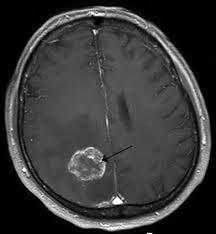
%> input picture 2.jpg, 216 x 234 px
$ octave --eval "result = show_tumor(imread('2.jpg'));"   (GNU Octave 9; MATLAB toolbox functions it lacks are replaced by stand-ins)
%> lines starting %> are read from the running program, lines starting %| are printed output that depends on the picture; in (x1, y1, x2, y2) boxes, pixels count from 0 and x2, y2 are one past the last pixel; in counts of white or black regions, pixels touching at a corner belong together; the program's own positions count from 1
### anisodiff.m
function diff_im = anisodiff(im, num_iter, delta_t, kappa, option)
fprintf('Removing noise\n');


fprintf('Filtering Completed !!');

% Convert input image to double.
im = double(im);

% PDE (partial differential equation) initial condition.
diff_im = im;

% Center pixel distances.
dx = 1;
dy = 1;
dd = sqrt(2);

% 2D convolution masks - finite differences.
hN = [0 1 0; 0 -1 0; 0 0 0];
hS = [0 0 0; 0 -1 0; 0 1 0];
hE = [0 0 0; 0 -1 1; 0 0 0];
hW = [0 0 0; 1 -1 0; 0 0 0];
hNE = [0 0 1; 0 -1 0; 0 0 0];
hSE = [0 0 0; 0 -1 0; 0 0 1];
hSW = [0 0 0; 0 -1 0; 1 0 0];
hNW = [1 0 0; 0 -1 0; 0 0 0];

% Anisotropic diffusion.
for t = 1:num_iter

        % Finite differences. [imfilter(.,.,'conv') can be replaced by conv2(.,.,'same')]
        nablaN = imfilter(diff_im,hN,'conv');
        nablaS = imfilter(diff_im,hS,'conv');
        nablaW = imfilter(diff_im,hW,'conv');
        nablaE = imfilter(diff_im,hE,'conv');
        nablaNE = imfilter(diff_im,hNE,'conv');
        nablaSE = imfilter(diff_im,hSE,'conv');
        nablaSW = imfilter(diff_im,hSW,'conv');
        nablaNW = imfilter(diff_im,hNW,'conv');

        % Diffusion function.
        if option == 1
            cN = exp(-(nablaN/kappa).^2);
            cS = exp(-(nablaS/kappa).^2);
            cW = exp(-(nablaW/kappa).^2);
            cE = exp(-(nablaE/kappa).^2);
            cNE = exp(-(nablaNE/kappa).^2);
            cSE = exp(-(nablaSE/kappa).^2);
            cSW = exp(-(nablaSW/kappa).^2);
            cNW = exp(-(nablaNW/kappa).^2);
        elseif option == 2
            cN = 1./(1 + (nablaN/kappa).^2);
            cS = 1./(1 + (nablaS/kappa).^2);
            cW = 1./(1 + (nablaW/kappa).^2);
            cE = 1./(1 + (nablaE/kappa).^2);
            cNE = 1./(1 + (nablaNE/kappa).^2);
            cSE = 1./(1 + (nablaSE/kappa).^2);
            cSW = 1./(1 + (nablaSW/kappa).^2);
            cNW = 1./(1 + (nablaNW/kappa).^2);
        end

        % Discrete PDE solution.
        diff_im = diff_im + delta_t*((1/(dy^2))*cN.*nablaN + (1/(dy^2))*cS.*nablaS +(1/(dx^2))*cW.*nablaW + (1/(dx^2))*cE.*nablaE +(1/(dd^2))*cNE.*nablaNE + (1/(dd^2))*cSE.*nablaSE +(1/(dd^2))*cSW.*nablaSW + (1/(dd^2))*cNW.*nablaNW );
          % imshow(diff_im);


end

### show_tumor.m
function image = show_tumor( I )

im1 = I;
%> im1 is the input picture: size 234x216x3 uint8; min 0, max 255, mean 57.8
I=im1;
I = imresize(I,[200,200]);
I= rgb2gray(I);
%> I: size 200x200 uint8
I= im2bw(I,.6);
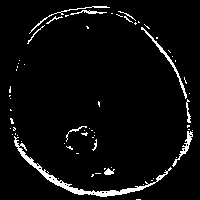
%> I: size 200x200 logical; 4.6% white in thin lines or dots, all inside (x1, y1, x2, y2) = (9, 6, 193, 200)
hy = fspecial('sobel');
hx = hy';
Iy = imfilter(double(I), hy, 'replicate');
Ix = imfilter(double(I), hx, 'replicate');
gradmag = sqrt(Ix.^2 + Iy.^2);
L = watershed(gradmag);
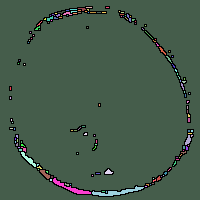
%> L: size 200x200 uint8; 151 distinct labels, from 0 to 150; one colour per label, 0 black
Lrgb = label2rgb(L);
se = strel('disk', 20);
Io = imopen(I, se);
%> Io: size 200x200 logical; every value is 0
Ie = imerode(I, se);
Iobr = imreconstruct(Ie, I);
Iobrd = imdilate(Iobr, se);
Iobrcbr = imreconstruct(imcomplement(Iobrd), imcomplement(Iobr));
%> Iobrcbr: size 200x200 logical; every value is 1
Iobrcbr = imcomplement(Iobrcbr);
I2 = I;
fgm = imregionalmax(Iobrcbr);
I2(fgm) = 255;
se2 = strel(ones(5,5));
fgm2 = imclose(fgm, se2);
fgm3 = imerode(fgm2, se2);
fgm4 = bwareaopen(fgm3, 20);
I3 = I;
bw =Iobrcbr;
figure
lo = anisodiff(im1,3,1,1,1);
%> after the loop in anisodiff, `for t = 1:num_iter`:
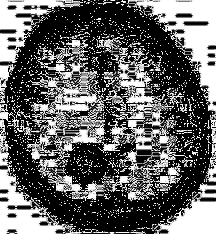
%> cN: size 234x216x3 double; min 0, max 1, mean 0.399
%> after the loop in anisodiff, `for t = 1:num_iter`:
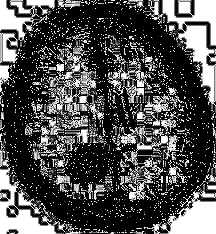
%> cNE: size 234x216x3 double; min 0, max 1, mean 0.312
%> after the loop in anisodiff, `for t = 1:num_iter`:
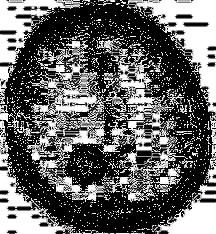
%> cS: size 234x216x3 double; min 0, max 1, mean 0.399; mean of the top-left, top-right, bottom-left and bottom-right quarters 0.391, 0.444, 0.389, 0.373
%> after the loop in anisodiff, `for t = 1:num_iter`:
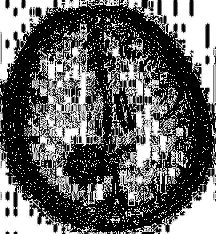
%> cW: size 234x216x3 double; min 0, max 1, mean 0.397; mean of the top-left, top-right, bottom-left and bottom-right quarters 0.393, 0.428, 0.374, 0.395
imshow (lo);
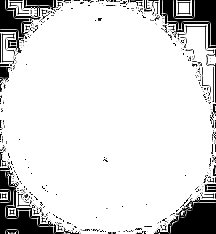
%> displayed picture: size 234x216x3, on the screen's scale of 0 to 255; min 0, max 255, mean 221.1
imshow(bw), title('only tumor')
image = bw;
end

$ run again, on 3.jpg
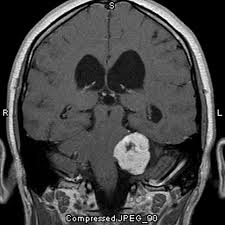
%> input picture 3.jpg, 225 x 225 px
%> in show_tumor, im1 is the input picture: size 225x225x3 uint8; min 0, max 255, mean 67.1
%> in show_tumor, `I= im2bw(I,.6);`:
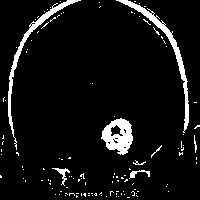
%> I: size 200x200 logical; 7% white; 123 white regions (115 under 20 px), largest, box (x1, y1, x2, y2) and area: (116, 0, 189, 133) 792, (101, 118, 133, 155) 721, (8, 0, 81, 150) 705
%> L: size 200x200 uint8; 129 distinct labels, from 0 to 128
%> Io: size 200x200 logical; every value is 0
%> Iobrcbr: size 200x200 logical; every value is 1
%> in show_tumor, `imshow (lo);`:
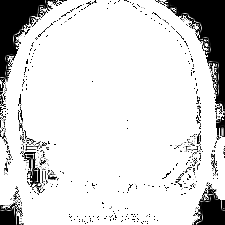
%> displayed picture: size 225x225x3, on the screen's scale of 0 to 255; min 0, max 255, mean 218.7

$ run again, on 8.jpg
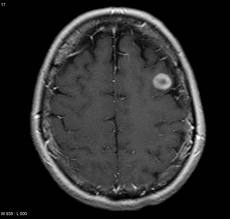
%> input picture 8.jpg, 230 x 219 px
%> in show_tumor, im1 is the input picture: size 219x230x3 uint8; min 0, max 255, mean 44.9
%> in show_tumor, `I= im2bw(I,.6);`:
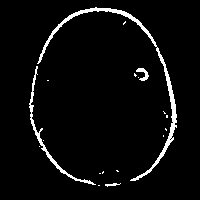
%> I: size 200x200 logical; 4.2% white; 18 white regions (14 under 20 px), largest, box (x1, y1, x2, y2) and area: (37, 7, 177, 181) 1106, (29, 66, 96, 185) 423, (136, 68, 149, 81) 78, (105, 183, 121, 187) 32
%> L: size 200x200 uint8; 77 distinct labels, from 0 to 76
%> Io: size 200x200 logical; every value is 0
%> Iobrcbr: size 200x200 logical; every value is 1
%> in show_tumor, `imshow (lo);`:
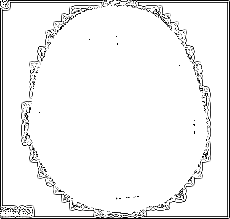
%> displayed picture: size 219x230x3, on the screen's scale of 0 to 255; min 0, max 255, mean 239.9

$ run again, on m1 (1).jpg
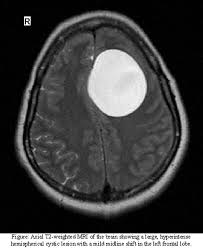
%> input picture m1 (1).jpg, 203 x 248 px
%> in show_tumor, im1 is the input picture: size 248x203x3 uint8; min 0, max 255, mean 61.6
%> L: size 200x200 uint8; 158 distinct labels, from 0 to 157
%> Io: size 200x200 logical; 5.9% white; 1 white region, box (x1, y1, x2, y2) and area: (87, 40, 144, 94) 2360
%> Ie: size 200x200 logical; 0.48% white; 1 white region, box (x1, y1, x2, y2) and area: (106, 59, 125, 75) 193
%> Iobr: size 200x200 logical; 6% white; 1 white region, box (x1, y1, x2, y2) and area: (86, 40, 145, 94) 2382
%> Iobrd: size 200x200 logical; 17.3% white; 1 white region, box (x1, y1, x2, y2) and area: (67, 21, 164, 113) 6917
%> fgm3: size 200x200 logical; 4.9% white; 1 white region, box (x1, y1, x2, y2) and area: (89, 42, 142, 92) 1951
%> in show_tumor, `imshow (lo);`:
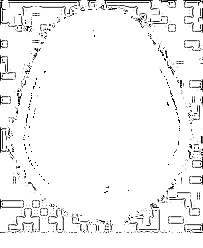
%> displayed picture: size 248x203x3, on the screen's scale of 0 to 255; min 0, max 255, mean 242.8
